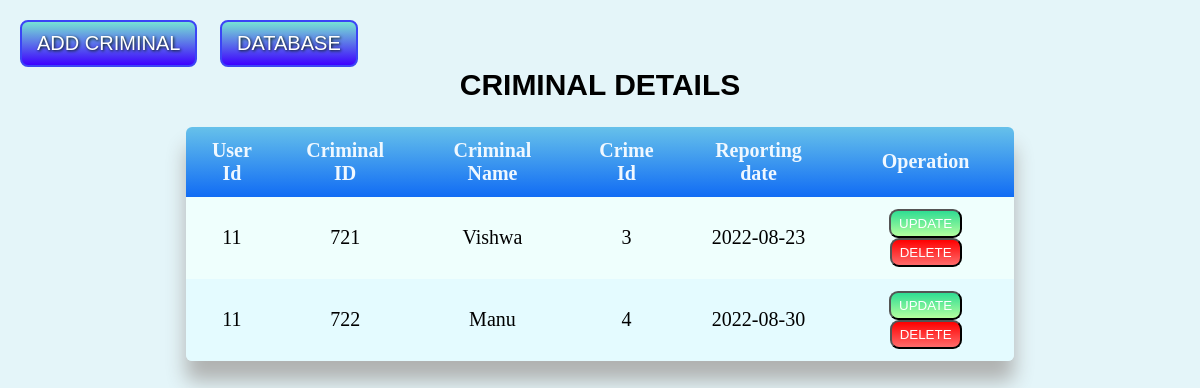
Screenshot of /criminalfetch.php with the database file from the repository.
### criminalfetch.php (the view, shortened to what this page needs)
<?php
$servername = "localhost";
$username = "root";
$password = "";
$database = "crimininal database";
$conn = mysqli_connect($servername, $username, $password, $database);
$sql = "SELECT * FROM `criminal details`";
$result = mysqli_query($conn, $sql);
?>
   <!DOCTYPE html>
   <html lang="en">
   <head>
    <link rel="stylesheet" href="table.css">
   </head>
   <body>
    <table aling="center" >
    <h2>CRIMINAL DETAILS</h2>
        <tr>
            <th>User Id</th>
            <th>Criminal ID</th>
            <th>Criminal Name</th>
            <th>Crime Id</th>
            <th>Reporting date</th>
            <th>Operation</th>
        </tr>
        <?php
            while($row = mysqli_fetch_assoc($result)){
              ?>
               <tr class="op">
               <td><?php echo  $row['User_id'] ;?></td>
               <td><?php echo  $row['Criminal_id'] ;?></td>
               <td><?php echo  $row['Criminal_name'] ;?></td>
               <td><?php echo  $row['Crime_id'] ;?></td>
               <td><?php echo  $row['reporting_date'] ;?></td>
               <td>
                <button class="update"><a href="updatecriminal.php?updateid=<?php echo  $row['Criminal_id'] ?>" style="text-decoration: none;">UPDATE</a></button>
                <button class="delete"><a href="deletecriminal.php?deleteid=<?php echo  $row['Criminal_id'] ?>" style="text-decoration: none;">DELETE</a></button>
               </td>
               </tr>
     <?php
            }
        ?>
            <button class="adding"><a href="criminal.php">ADD CRIMINAL</a></button>
            <button class="adding" id="database" style="left:220px"><a href="select.html">DATABASE</a></button>
    </table>
   </body>
   </html>

### table.css (style rules this page uses)
body { background: #E4F5F9; }
h2 { padding-top: 60px; background-color: #E4F5F9 ; text-align: center; font-size: 30px; margin-top: 0%; font-family: Arial, Helvetica, sans-serif; }
table { width: 70%; margin-left: auto; margin-right: auto; font-size: 20px; border-collapse: collapse; box-shadow: 0 20px 20px #B0B2B1; border-radius: 6px 6px 6px 6px; overflow: hidden; }
th { font-size: 20px; font-weight: bolder; color: aliceblue; background-image: linear-gradient(#4cb5e6d3,#116cf4); }
th,td { text-align: center; padding: 12px 15px; }
tr:nth-child(even) { background-color: #EFFFFD; }
tr:nth-child(odd) { background-color: #E4FBFF; }
.update { background: #B4FF9F; background-image: -webkit-linear-gradient(top, #2FDD92, #B4FF9F); background-image: -moz-linear-gradient(top, #2FDD92, #B4FF9F); background-image: -ms-linear-gradient(top, #2FDD92, #B4FF9F); background-image: -o-linear-gradient(top, #2FDD92, #B4FF9F); background-image: linear-gradient(to bottom, #2FDD92, #B4FF9F); -webkit-border-radius: 9; -moz-border-radius: 9; border-radius: 9px; font-family: Arial; color: #9ed6f0; font-size: px; padding: 5px 8px 5px 8px; text-decoration: none; }
.delete { background: #FF6B6B; background-image: -webkit-linear-gradient(top, #FF0000, #FF6B6B); background-image: -moz-linear-gradient(top, #FF0000, #FF6B6B); background-image: -ms-linear-gradient(top, #FF0000, #FF6B6B); background-image: -o-linear-gradient(top, #FF0000, #FF6B6B); background-image: linear-gradient(to bottom, #FF0000, #FF6B6B); -webkit-border-radius: 9; -moz-border-radius: 9; border-radius: 9px; font-family: Arial; color: #9ed6f0; font-size: px; padding: 5px 8px 5px 8px; text-decoration: none; }
.adding { position: absolute; left: 20px; top: 20px; color:none; }
.adding { background: #77E4D4; background-image: -webkit-linear-gradient(top, #77E4D4, #3E00FF); background-image: -moz-linear-gradient(top, #77E4D4, #3E00FF); background-image: -ms-linear-gradient(top, #77E4D4, #3E00FF); background-image: -o-linear-gradient(top, #77E4D4, #3E00FF); background-image: linear-gradient(to bottom, #77E4D4, #3E00FF); -webkit-border-radius: 8; -moz-border-radius: 8; border-radius: 8px; text-shadow: 1px 1px 3px #061a08; font-family: Arial; color: white; font-size: 20px; padding: 10px 15px 10px 15px; border: solid #3B44F6 2px; text-decoration: none; }
a { text-decoration: none; color:white; }

### rows the page displays
criminal details: User "11", Criminal_id "721", Criminal_name "Vishwa", Crime "3", reporting_date "2022-08-23"
criminal details: User "11", Criminal_id "722", Criminal_name "Manu", Crime "4", reporting_date "2022-08-30"
